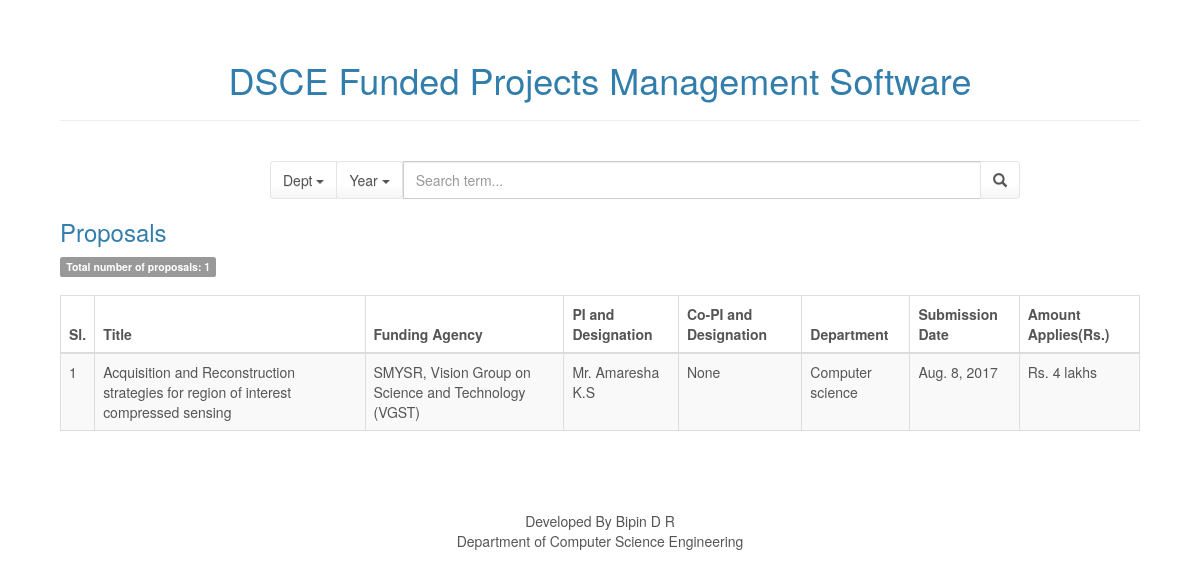
The app's page /projects/proposals, older data.
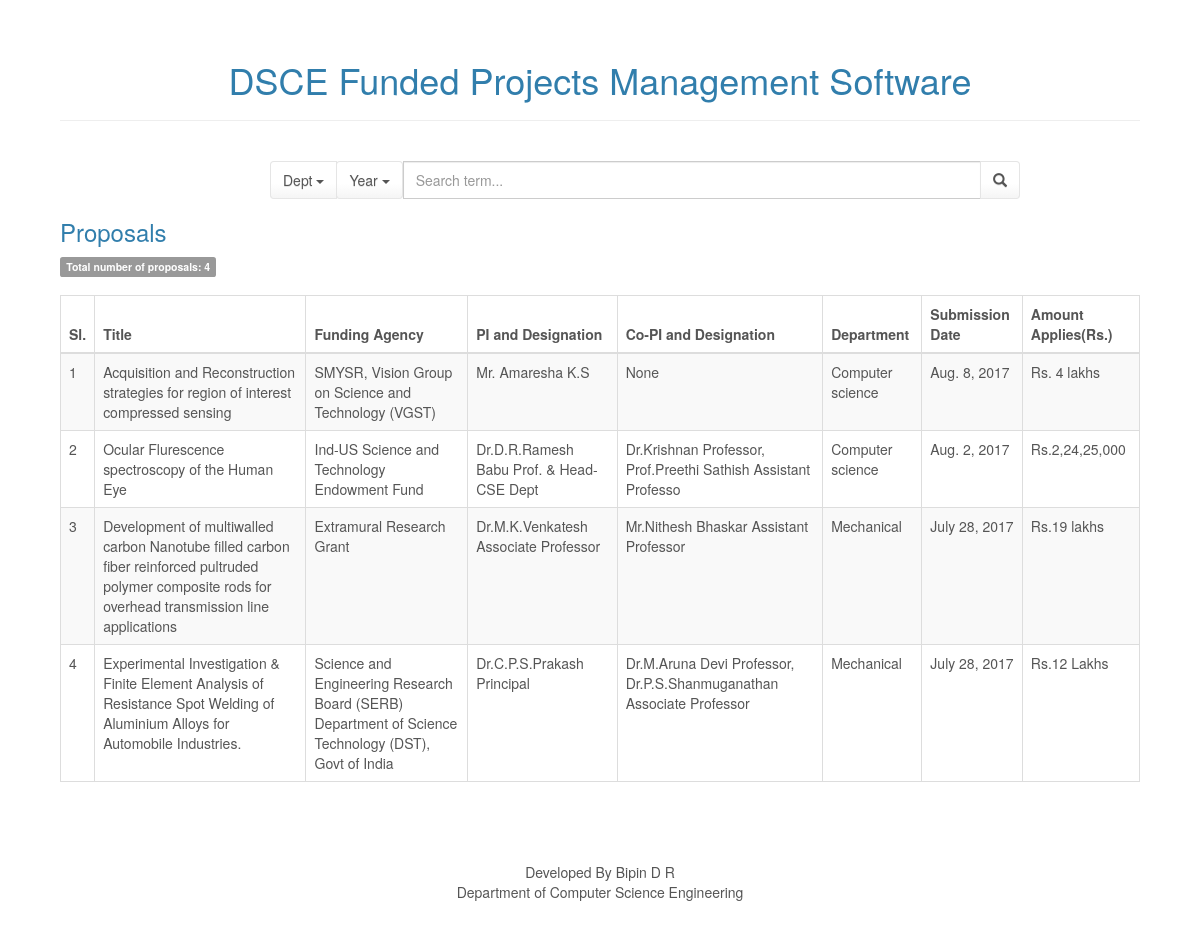
The same page, newer data.
### projects/models.py (models this page shows, shortened)
class Proposal(models.Model):
    title = models.CharField("Title",max_length=300)
    dept = models.CharField("Department",max_length=50)
    funding_agency = models.CharField("Funding Agency",max_length=100)
    pi_designation = models.CharField("PI and Designation",max_length=100)
    co_pi_designation = models.CharField("Co-PI and Designation",max_length=100, blank = True, null = True)
    submission_date = models.DateField("Submission Date")
    amount_applied = models.CharField("Amount Applied",max_length=50)
    class Meta:
        pass

### projects/views.py (the view)
def proposals(request):
    global all_proposals
    all_proposals = Proposal.objects.all()
    total = all_proposals.count()
    context = {
        'all_proposals': all_proposals,
        'total': total,
    }
    return render(request, 'projects/index2.html', context)

### projects/templates/projects/index2.html (shortened to what this page needs)
<!DOCTYPE html>
<html>
<head>
    {% load staticfiles %}
    <link rel="stylesheet" href="{% static 'assets/bootstrap/css/bootstrap.min.css' %}">
    <link rel="stylesheet" href="{% static 'assets/css/styles.css' %}">
</head>
<body>
<h1 align="center">DSCE Funded Projects Management Software</h1>
<hr>
<br>
<div class="container">
    <form type="get" action="search_proposals" style="margin: 0">
        <div class="row">
            <div class="col-xs-8 col-xs-offset-2">
                <div class="input-group">
                    <div class="input-group-btn search-panel">
                        <button type="button" class="btn btn-default dropdown-toggle" data-toggle="dropdown">
                            <span id="search_dept">Dept</span> <span class="caret"></span>
                        </button>
                    </div>
                    <div class="input-group-btn search-panel">
                        <button type="button" class="btn btn-default dropdown-toggle" data-toggle="dropdown">
                            <span id="search_date">Year</span> <span class="caret"></span>
                        </button>
                    </div>
                    <input type="text" class="form-control" name="search_box" placeholder="Search term...">
                    <span class="input-group-btn">
                    <button id="search_submit" class="btn btn-default" type="submit"><span
                            class="glyphicon glyphicon-search"></span></button>
                    </span>
                </div>
            </div>
        </div>
    </form>
</div>
<a href="/projects/proposals">
    <h3>Proposals</h3>
</a>
<span class="label label-default">Total number of proposals: {{ total }}</span>
<br>
<br>
{% if all_proposals %}
    <div class="table-responsive">
        <table class="table table-striped table-bordered">
            <thead>
            <tr>
                <th>Sl.</th>
                <th>Title</th>
                <th>Funding Agency</th>
                <th>PI and Designation</th>
                <th>Co-PI and Designation</th>
                <th>Department</th>
                <th>Submission Date</th>
                <th>Amount Applies(Rs.)</th>
            </tr>
            </thead>
            <tbody>
            {% for i in all_proposals %}
                <tr>
                    <td>{{ forloop.counter }}</td>
                    <td>{{ i.title }}</td>
                    <td>{{ i.funding_agency }}</td>
                    <td>{{ i.pi_designation }}</td>
                    <td>{{ i.co_pi_designation }}</td>
                    <td>{{ i.dept }}</td>
                    <td>{{ i.submission_date }}</td>
                    <td>{{ i.amount_applied }}</td>
                </tr>
            {% endfor %}
            </tbody>
        </table>
    </div>
{% else %}
    <strong>No Publications</strong>
    <br>
    <br>
    <br>
{% endif %}
<br>
<br>
<br>
<div class="footer">Developed By Bipin D R</div>
<div class="footer"> Department of Computer Science Engineering</div>
</body>
</html>

### static/assets/css/styles.css (style rules this page uses)
body { margin: 60px; }
.footer { position: static; text-align: center; bottom: 0px; width: 100%; }

Row changes from the older to the newer data that the page shows:
added Proposal: title "Ocular Flurescence spectroscopy of the Human Eye", funding_agency "Ind-US Science and Technology Endowment Fund", pi_designation "Dr.D.R.Ramesh Babu Prof. & Head-CSE Dept", co_pi_designation "Dr.Krishnan Professor, Prof.Preethi Sathish Assistant Professo", dept "Computer science", submission_date "Aug. 2, 2017", amount_applied "Rs.2,24,25,000"
added Proposal: title "Development of multiwalled carbon Nanotube filled carbon fiber reinforced pultruded polymer composite rods for overhead transmission line applications", funding_agency "Extramural Research Grant", pi_designation "Dr.M.K.Venkatesh Associate Professor", co_pi_designation "Mr.Nithesh Bhaskar Assistant Professor", dept "Mechanical", submission_date "July 28, 2017", amount_applied "Rs.19 lakhs"
added Proposal: title "Experimental Investigation & Finite Element Analysis of Resistance Spot Welding of Aluminium Alloys for Automobile Industries.", funding_agency "Science and Engineering Research Board (SERB) Department of Science Technology (DST), Govt of India", pi_designation "Dr.C.P.S.Prakash Principal", co_pi_designation "Dr.M.Aruna Devi Professor, Dr.P.S.Shanmuganathan Associate Professor", dept "Mechanical", submission_date "July 28, 2017", amount_applied "Rs.12 Lakhs"
Text that changed along with them:
{{ total }}: "1" → "4"
